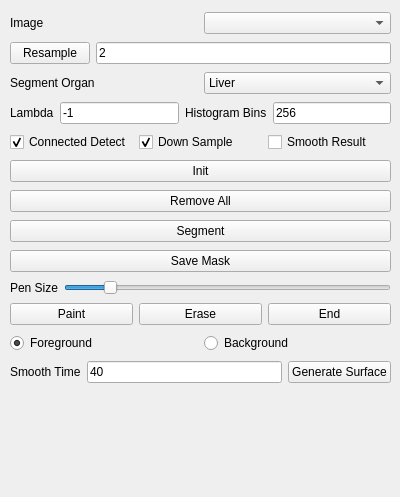
<?xml version="1.0" encoding="UTF-8"?>
<ui version="4.0">
 <class>GraphcutSegmentationView</class>
 <widget class="QWidget" name="GraphcutSegmentationView">
  <property name="geometry">
   <rect>
    <x>0</x>
    <y>0</y>
    <width>400</width>
    <height>497</height>
   </rect>
  </property>
  <property name="windowTitle">
   <string>Form</string>
  </property>
  <widget class="QWidget" name="verticalLayoutWidget">
   <property name="geometry">
    <rect>
     <x>10</x>
     <y>10</y>
     <width>381</width>
     <height>381</height>
    </rect>
   </property>
   <layout class="QVBoxLayout" name="verticalLayout">
    <item>
     <layout class="QHBoxLayout" name="horizontalLayout">
      <item>
       <widget class="QLabel" name="label">
        <property name="text">
         <string>Image</string>
        </property>
       </widget>
      </item>
      <item>
       <widget class="QmitkDataStorageComboBox" name="ImageSelector"/>
      </item>
     </layout>
    </item>
    <item>
     <layout class="QHBoxLayout" name="horizontalLayout_2">
      <item>
       <widget class="QPushButton" name="ResampleBtn">
        <property name="text">
         <string>Resample</string>
        </property>
       </widget>
      </item>
      <item>
       <widget class="QLineEdit" name="ResampleLE">
        <property name="text">
         <string>2</string>
        </property>
       </widget>
      </item>
     </layout>
    </item>
    <item>
     <layout class="QHBoxLayout" name="horizontalLayout_3">
      <item>
       <widget class="QLabel" name="label_2">
        <property name="text">
         <string>Segment Organ</string>
        </property>
       </widget>
      </item>
      <item>
       <widget class="QComboBox" name="OrganType">
        <item>
         <property name="text">
          <string>Liver</string>
         </property>
        </item>
        <item>
         <property name="text">
          <string>Kidney</string>
         </property>
        </item>
        <item>
         <property name="text">
          <string>Gallbladder</string>
         </property>
        </item>
        <item>
         <property name="text">
          <string>Spleen</string>
         </property>
        </item>
        <item>
         <property name="text">
          <string>Pancreas</string>
         </property>
        </item>
       </widget>
      </item>
     </layout>
    </item>
    <item>
     <layout class="QHBoxLayout" name="horizontalLayout_4">
      <item>
       <widget class="QLabel" name="label_3">
        <property name="text">
         <string>Lambda</string>
        </property>
       </widget>
      </item>
      <item>
       <widget class="QLineEdit" name="LambdaLE">
        <property name="text">
         <string>-1</string>
        </property>
       </widget>
      </item>
      <item>
       <widget class="QLabel" name="label_4">
        <property name="text">
         <string>Histogram Bins</string>
        </property>
       </widget>
      </item>
      <item>
       <widget class="QLineEdit" name="HistogramBinsLE">
        <property name="text">
         <string>256</string>
        </property>
       </widget>
      </item>
     </layout>
    </item>
    <item>
     <layout class="QHBoxLayout" name="horizontalLayout_5">
      <item>
       <widget class="QCheckBox" name="ConnectedDetect">
        <property name="text">
         <string>Connected Detect</string>
        </property>
        <property name="checked">
         <bool>true</bool>
        </property>
       </widget>
      </item>
      <item>
       <widget class="QCheckBox" name="DownSample">
        <property name="text">
         <string>Down Sample</string>
        </property>
        <property name="checked">
         <bool>true</bool>
        </property>
       </widget>
      </item>
      <item>
       <widget class="QCheckBox" name="SmoothResult">
        <property name="text">
         <string>Smooth Result</string>
        </property>
       </widget>
      </item>
     </layout>
    </item>
    <item>
     <widget class="QPushButton" name="InitBtn">
      <property name="text">
       <string>Init</string>
      </property>
     </widget>
    </item>
    <item>
     <widget class="QPushButton" name="RemoveAllBtn">
      <property name="text">
       <string>Remove All</string>
      </property>
     </widget>
    </item>
    <item>
     <widget class="QPushButton" name="SegmentBtn">
      <property name="text">
       <string>Segment</string>
      </property>
     </widget>
    </item>
    <item>
     <widget class="QPushButton" name="SaveMaskBtn">
      <property name="text">
       <string>Save Mask</string>
      </property>
     </widget>
    </item>
    <item>
     <layout class="QHBoxLayout" name="horizontalLayout_6">
      <item>
       <widget class="QLabel" name="label_5">
        <property name="text">
         <string>Pen Size</string>
        </property>
       </widget>
      </item>
      <item>
       <widget class="QSlider" name="PenSizeSlider">
        <property name="maximum">
         <number>40</number>
        </property>
        <property name="value">
         <number>5</number>
        </property>
        <property name="orientation">
         <enum>Qt::Horizontal</enum>
        </property>
       </widget>
      </item>
     </layout>
    </item>
    <item>
     <layout class="QHBoxLayout" name="horizontalLayout_7">
      <item>
       <widget class="QPushButton" name="PaintBtn">
        <property name="text">
         <string>Paint</string>
        </property>
       </widget>
      </item>
      <item>
       <widget class="QPushButton" name="EraseBtn">
        <property name="text">
         <string>Erase</string>
        </property>
       </widget>
      </item>
      <item>
       <widget class="QPushButton" name="EndBtn">
        <property name="text">
         <string>End</string>
        </property>
       </widget>
      </item>
     </layout>
    </item>
    <item>
     <layout class="QHBoxLayout" name="horizontalLayout_8">
      <item>
       <widget class="QRadioButton" name="Foreground">
        <property name="text">
         <string>Foreground</string>
        </property>
        <property name="checked">
         <bool>true</bool>
        </property>
       </widget>
      </item>
      <item>
       <widget class="QRadioButton" name="Background">
        <property name="text">
         <string>Background</string>
        </property>
       </widget>
      </item>
     </layout>
    </item>
    <item>
     <layout class="QHBoxLayout" name="horizontalLayout_9">
      <item>
       <widget class="QLabel" name="label_6">
        <property name="text">
         <string>Smooth Time</string>
        </property>
       </widget>
      </item>
      <item>
       <widget class="QLineEdit" name="SmoothTimesLE">
        <property name="minimumSize">
         <size>
          <width>40</width>
          <height>0</height>
         </size>
        </property>
        <property name="text">
         <string>40</string>
        </property>
       </widget>
      </item>
      <item>
       <widget class="QPushButton" name="GenerateSurfaceBtn">
        <property name="text">
         <string>Generate Surface</string>
        </property>
       </widget>
      </item>
     </layout>
    </item>
   </layout>
  </widget>
 </widget>
 <customwidgets>
  <customwidget>
   <class>QmitkDataStorageComboBox</class>
   <extends>QComboBox</extends>
   <header>QmitkDataStorageComboBox.h</header>
  </customwidget>
 </customwidgets>
 <resources/>
 <connections/>
</ui>
